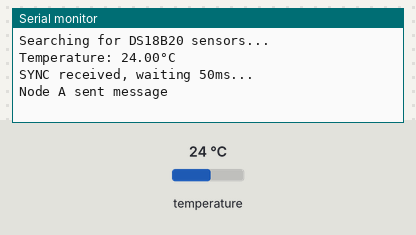
Simulated run of this sketch. Board: Arduino Uno, built with avr-gcc and run on an emulated ATmega328P. Shown: the last lines printed to the serial monitor. Inputs (shaded band) come from the test bench; at power-on: temperature 24 °C.

Above: at 1.6 s.
1.7 s: temperature set to 12 °C
At 2.36 s:
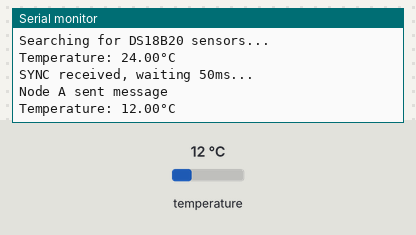
3.2 s: temperature set to 19 °C
At 4.1 s:
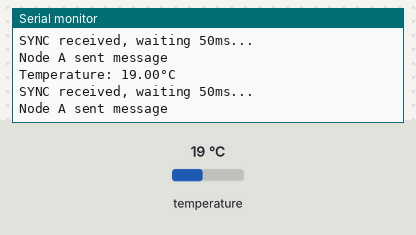
Timing chart, 0 to 6.2 s (numbered marks = the images above; inputs shaded):
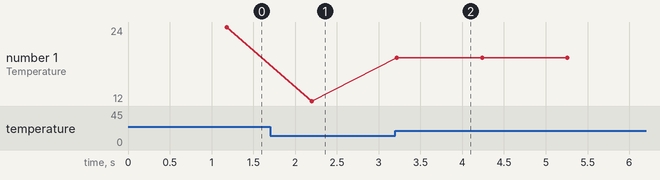

The sketch:

CAN_NODE_B.ino
```cpp
// // CAN node B

#include <SPI.h>
#include <mcp2515.h>
#include <Wire.h>
#include <LiquidCrystal_I2C.h>
#include <OneWire.h>
#include <DallasTemperature.h>

LiquidCrystal_I2C lcd(0x27, 16, 2);
#define NewLine Serial.print("\n");
#define ONE_WIRE_BUS 2  // DS18B20 connected to pin 2
OneWire oneWire(ONE_WIRE_BUS);
DallasTemperature sensors(&oneWire);


struct can_frame node_B;
struct can_frame syncMsg;

MCP2515 mcp2515(53);

float getTemp() {
    sensors.requestTemperatures();
    float tempC = sensors.getTempCByIndex(0);

    if (tempC == DEVICE_DISCONNECTED_C) {
        Serial.println("Sensor not detected! Check wiring.");
        return -127.0; // Error value for DS18B20
    } else {
        Serial.print("Temperature: ");
        Serial.print(tempC);
        Serial.println("°C");
    }

    return tempC;
}


// This function reads a CAN message and returns it
can_frame receiveCANMssg() {
  if (mcp2515.readMessage(&syncMsg) == MCP2515::ERROR_OK) {
    Serial.print("ID: ");
    Serial.print(syncMsg.can_id, HEX); // print ID in HEX
    Serial.print(" ");
    Serial.print("Data 01: ");
    Serial.print(syncMsg.data[1]);
    NewLine;
  }
  return syncMsg; // Always return the current canMsg (even if not updated)
}


void lcd_setup() {
  lcd.init();         // Initialize LCD
  lcd.backlight();    // Turn on backlight
  lcd.setCursor(0, 0);
  lcd.print("Initiating CAN");
}


void lcdDisplayData(int &val) {
  lcd.clear();
  lcd.setCursor(0, 0);
  lcd.print("sesnor value: " + val);
  delay(200);
}


void setup() {
  Serial.begin(9600);
  node_B.can_id = 0x200;
  node_B.can_dlc = 8;

  sensors.begin();
  Serial.println("Searching for DS18B20 sensors...");
  if (sensors.getDeviceCount() == 0) {
        Serial.println("No sensors found! Check wiring.");
  }
  mcp2515.reset();
  mcp2515.setBitrate(CAN_125KBPS);
  mcp2515.setNormalMode();
  delay(400);
}

// synchronization Fn()
void loop() {
  // Read a CAN message from the MCP2515
  receiveCANMssg();
  int sensorVal = getTemp();
  node_B.data[1] = sensorVal;
  lcdDisplayData(sensorVal);


    if (syncMsg.can_id == 0x00) {  // Check for SYNC message
            Serial.println("SYNC received, waiting 50ms...");
            delay(50); // Small delay before sending

            if (mcp2515.sendMessage(&node_B) == MCP2515::ERROR_OK)
                Serial.println("Node A sent message");
            else
                Serial.println("Node A failed to send");
    }
}


// Non synchronization Fn()
// void loop() {
//   // Read a CAN message from the MCP2515
//   receiveCANMssg();
//   int sensorVal = getTemp();
//   node_B.data[1] = sensorVal;
//   lcdDisplayData(sensorVal);


//   if (mcp2515.sendMessage(&node_B) == MCP2515::ERROR_OK)
//       Serial.println("Node A sent message");
//   else
//       Serial.println("Node A failed to send");

// }
```

Measured:
- after the input at 1.7 s, the serial monitor: prints a new line after 0.50 s (image 1)
- after the input at 3.2 s, the serial monitor: prints a new line at once (image 2)
- plotted number 1: 24 → 12 after the input at 1.7 s, 12 → 19 after the input at 3.2 s
